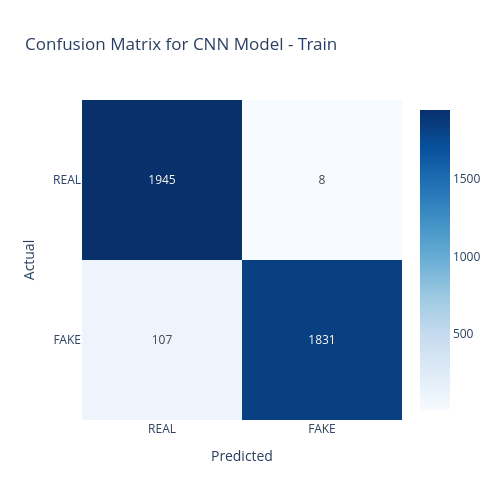
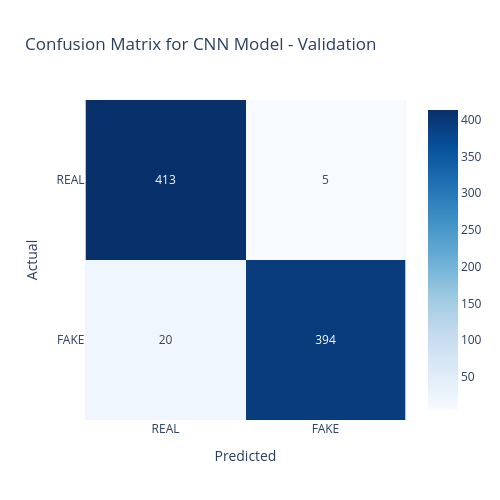
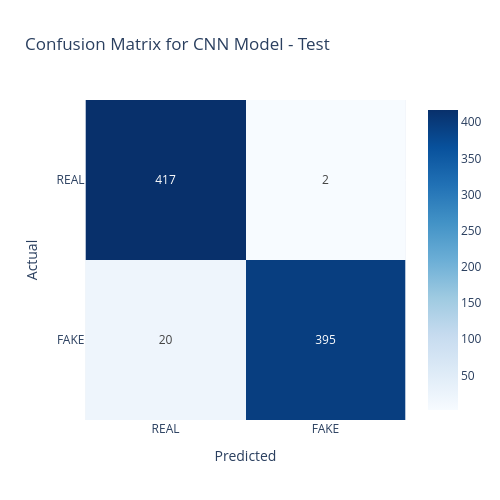

Here is the notebook cell these charts were saved with, in order:
### Markdown cell above
### CNN Model:

### Code cell
# Train Confusion Matrix
cm_cnn_train = confusion_matrix(
                              cnn_train_results["labels"],
                              cnn_train_results["preds"]
                            )

cnn_train_fig = px.imshow(
                        cm_cnn_train,
                        text_auto=True,
                        x=['REAL', 'FAKE'],
                        y=['REAL', 'FAKE'],
                        color_continuous_scale='blues',
                        title='Confusion Matrix for CNN Model - Train'
              )

cnn_train_fig.update_layout(
                            height = 500, width = 500,
                            xaxis_title='Predicted',
                            yaxis_title='Actual'
                  )
cnn_train_fig.show()


# Validation Confusion Matrix
cm_cnn_val = confusion_matrix(
                        cnn_val_results["labels"],
                        cnn_val_results["preds"]
)

cnn_val_fig = px.imshow(
                            cm_cnn_val,
                            text_auto=True,
                            x=['REAL', 'FAKE'],
                            y=['REAL', 'FAKE'],
                            color_continuous_scale='Blues',
                            title='Confusion Matrix for CNN Model - Validation'
)

cnn_val_fig.update_layout( height = 500, width = 500,
                                xaxis_title='Predicted',
                                yaxis_title='Actual'
)
cnn_val_fig.show()




# Test Confusion Matrix
cm_cnn_test = confusion_matrix(
                                cnn_test_results["labels"],
                                cnn_test_results["preds"]
                          )

cnn_test_fig = px.imshow(
                        cm_cnn_test,
                        text_auto=True,
                        x=['REAL', 'FAKE'],
                        y=['REAL', 'FAKE'],
                        color_continuous_scale='Blues',
                        title='Confusion Matrix for CNN Model - Test'
)

cnn_test_fig.update_layout( height = 500, width = 500,
                            xaxis_title='Predicted',
                            yaxis_title='Actual'
)

cnn_test_fig.show()

### Figure 1 — Plotly figure (JSON) as saved in the notebook; plotly's stock layout.template omitted (floating-point values rounded to 4 significant figures)
{"data": [{"coloraxis": "coloraxis", "hovertemplate": "x: %{x}<br>y: %{y}<br>color: %{z}<extra></extra>", "name": "0", "texttemplate": "%{z}", "type": "heatmap", "x": ["REAL", "FAKE"], "xaxis": "x", "y": ["REAL", "FAKE"], "yaxis": "y", "z": [[1945, 8], [107, 1831]]}], "layout": {"coloraxis": {"autocolorscale": false, "colorscale": [[0, "rgb(247,251,255)"], [0.125, "rgb(222,235,247)"], [0.25, "rgb(198,219,239)"], [0.375, "rgb(158,202,225)"], [0.5, "rgb(107,174,214)"], [0.625, "rgb(66,146,198)"], [0.75, "rgb(33,113,181)"], [0.875, "rgb(8,81,156)"], [1, "rgb(8,48,107)"]]}, "height": 500, "title": {"text": "Confusion Matrix for CNN Model - Train"}, "width": 500, "xaxis": {"anchor": "y", "constrain": "domain", "domain": [0, 1], "scaleanchor": "y", "title": {"text": "Predicted"}}, "yaxis": {"anchor": "x", "autorange": "reversed", "constrain": "domain", "domain": [0, 1], "title": {"text": "Actual"}}}}

### Figure 2 — Plotly figure (JSON) as saved in the notebook; plotly's stock layout.template omitted (floating-point values rounded to 4 significant figures)
{"data": [{"coloraxis": "coloraxis", "hovertemplate": "x: %{x}<br>y: %{y}<br>color: %{z}<extra></extra>", "name": "0", "texttemplate": "%{z}", "type": "heatmap", "x": ["REAL", "FAKE"], "xaxis": "x", "y": ["REAL", "FAKE"], "yaxis": "y", "z": [[413, 5], [20, 394]]}], "layout": {"coloraxis": {"autocolorscale": false, "colorscale": [[0, "rgb(247,251,255)"], [0.125, "rgb(222,235,247)"], [0.25, "rgb(198,219,239)"], [0.375, "rgb(158,202,225)"], [0.5, "rgb(107,174,214)"], [0.625, "rgb(66,146,198)"], [0.75, "rgb(33,113,181)"], [0.875, "rgb(8,81,156)"], [1, "rgb(8,48,107)"]]}, "height": 500, "title": {"text": "Confusion Matrix for CNN Model - Validation"}, "width": 500, "xaxis": {"anchor": "y", "constrain": "domain", "domain": [0, 1], "scaleanchor": "y", "title": {"text": "Predicted"}}, "yaxis": {"anchor": "x", "autorange": "reversed", "constrain": "domain", "domain": [0, 1], "title": {"text": "Actual"}}}}

### Figure 3 — Plotly figure (JSON) as saved in the notebook; plotly's stock layout.template omitted (floating-point values rounded to 4 significant figures)
{"data": [{"coloraxis": "coloraxis", "hovertemplate": "x: %{x}<br>y: %{y}<br>color: %{z}<extra></extra>", "name": "0", "texttemplate": "%{z}", "type": "heatmap", "x": ["REAL", "FAKE"], "xaxis": "x", "y": ["REAL", "FAKE"], "yaxis": "y", "z": [[417, 2], [20, 395]]}], "layout": {"coloraxis": {"autocolorscale": false, "colorscale": [[0, "rgb(247,251,255)"], [0.125, "rgb(222,235,247)"], [0.25, "rgb(198,219,239)"], [0.375, "rgb(158,202,225)"], [0.5, "rgb(107,174,214)"], [0.625, "rgb(66,146,198)"], [0.75, "rgb(33,113,181)"], [0.875, "rgb(8,81,156)"], [1, "rgb(8,48,107)"]]}, "height": 500, "title": {"text": "Confusion Matrix for CNN Model - Test"}, "width": 500, "xaxis": {"anchor": "y", "constrain": "domain", "domain": [0, 1], "scaleanchor": "y", "title": {"text": "Predicted"}}, "yaxis": {"anchor": "x", "autorange": "reversed", "constrain": "domain", "domain": [0, 1], "title": {"text": "Actual"}}}}
